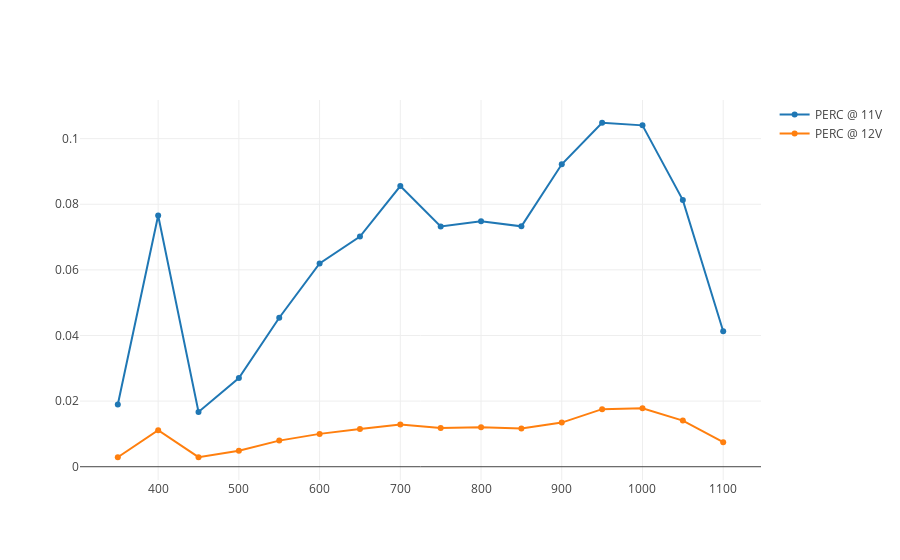

Write notebook code for a chart like this one.
### Code cell
trace0 = go.Scatter(
    x = perc11[0],
    y = perc11[1],
    mode = 'lines+markers',
    name = 'PERC @ 11V'
)

trace1 = go.Scatter(
    x = perc12[0],
    y = perc12[1],
    mode = 'lines+markers',
    name = 'PERC @ 12V'
)

data = [trace0, trace1]
plotly.offline.iplot(data, filename='scatter-mode')

### Figure 1 — Plotly figure (JSON) as saved in the notebook; plotly's stock layout.template omitted (floating-point values rounded to 4 significant figures)
{"data": [{"mode": "lines+markers", "name": "PERC @ 11V", "type": "scatter", "uid": "52b4c972-5c40-4d2e-be3d-6a4e5597a299", "x": [350, 400, 450, 500, 550, 600, 650, 700, 750, 800, 850, 900, 950, 1000, 1050, 1100], "y": [0.01897, 0.07655, 0.01668, 0.02703, 0.04541, 0.06194, 0.07015, 0.08556, 0.0732, 0.07481, 0.07327, 0.09218, 0.1048, 0.104, 0.08126, 0.0413]}, {"mode": "lines+markers", "name": "PERC @ 12V", "type": "scatter", "uid": "8203a0ef-aac2-44f7-93b8-2d2ecb30e40c", "x": [350, 400, 450, 500, 550, 600, 650, 700, 750, 800, 850, 900, 950, 1000, 1050, 1100], "y": [0.002886, 0.01112, 0.002916, 0.004899, 0.007954, 0.01001, 0.01153, 0.01289, 0.0118, 0.01203, 0.01167, 0.01345, 0.01755, 0.01779, 0.01407, 0.00748]}], "layout": {}}
